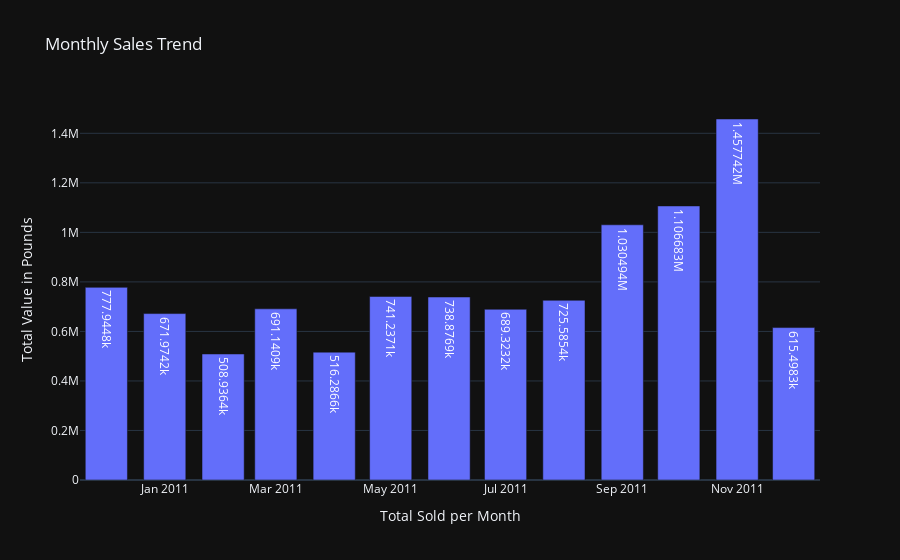
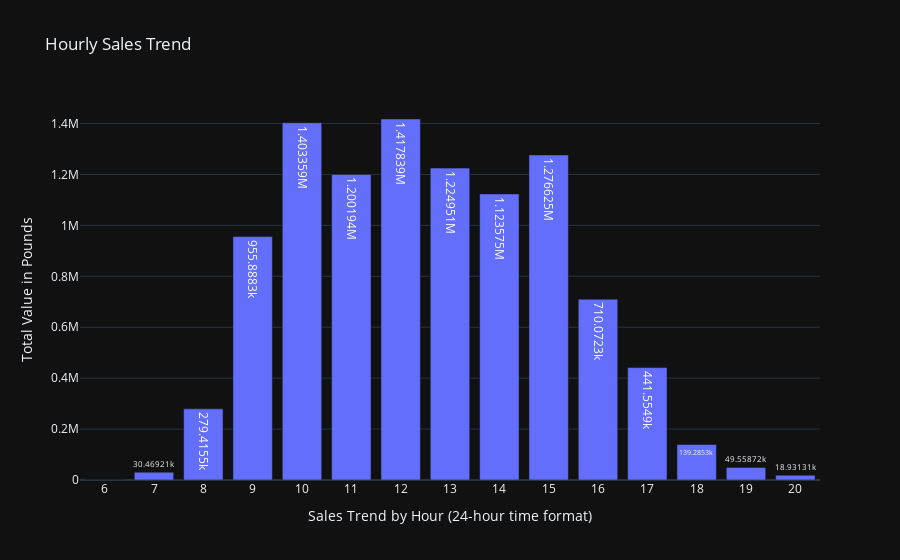

The code cell stored with these charts, in order, in its notebook:
### Code cell
fig = go.Figure()
fig.add_trace(go.Bar(x = monthly_totals['InvoiceMonth'], y=np.array(monthly_totals['TotalPrice']), texttemplate='%{y}'))
fig.update_xaxes(title_text='Total Sold per Month')
fig.update_yaxes(title_text='Total Value in Pounds')
fig.update_layout(title = 'Monthly Sales Trend',xaxis=dict(tickmode='array', dtick = 1))
fig.show()

fig2 = go.Figure()
fig2.add_trace(go.Bar(x = hourly_totals['InvoiceHour'], y=np.array(hourly_totals['TotalPrice']), texttemplate='%{y}'))
fig2.update_xaxes(title_text='Sales Trend by Hour (24-hour time format)')
fig2.update_yaxes(title_text='Total Value in Pounds')
fig2.update_layout(title = 'Hourly Sales Trend', xaxis=dict(tickmode='array', dtick = 1))
fig2.show()

### Figure 1 — Plotly figure (JSON) as saved in the notebook; plotly's stock layout.template omitted (floating-point values rounded to 4 significant figures)
{"data": [{"texttemplate": "%{y}", "type": "bar", "x": ["2010-12", "2011-01", "2011-02", "2011-03", "2011-04", "2011-05", "2011-06", "2011-07", "2011-08", "2011-09", "2011-10", "2011-11", "2011-12"], "y": [777900.0, 672000.0, 508900.0, 691100.0, 516300.0, 741200.0, 738900.0, 689300.0, 725600.0, 1030000.0, 1107000.0, 1458000.0, 615500.0]}], "layout": {"title": {"text": "Monthly Sales Trend"}, "xaxis": {"dtick": 1, "tickmode": "array", "title": {"text": "Total Sold per Month"}}, "yaxis": {"title": {"text": "Total Value in Pounds"}}}}

### Figure 2 — Plotly figure (JSON) as saved in the notebook; plotly's stock layout.template omitted (floating-point values rounded to 4 significant figures)
{"data": [{"texttemplate": "%{y}", "type": "bar", "x": ["6", "7", "8", "9", "10", "11", "12", "13", "14", "15", "16", "17", "18", "19", "20"], "y": [4.25, 30470.0, 279400.0, 955900.0, 1403000.0, 1200000.0, 1418000.0, 1225000.0, 1124000.0, 1277000.0, 710100.0, 441600.0, 139300.0, 49560.0, 18930.0]}], "layout": {"title": {"text": "Hourly Sales Trend"}, "xaxis": {"dtick": 1, "tickmode": "array", "title": {"text": "Sales Trend by Hour (24-hour time format)"}}, "yaxis": {"title": {"text": "Total Value in Pounds"}}}}
